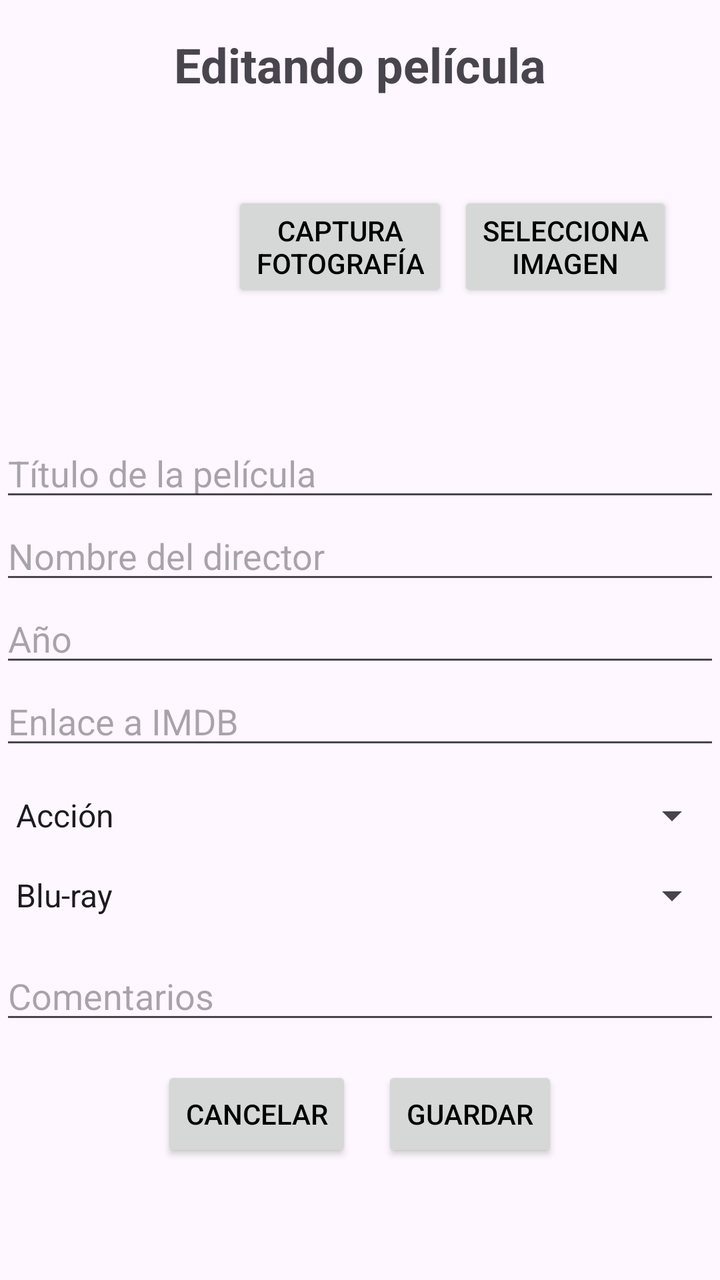
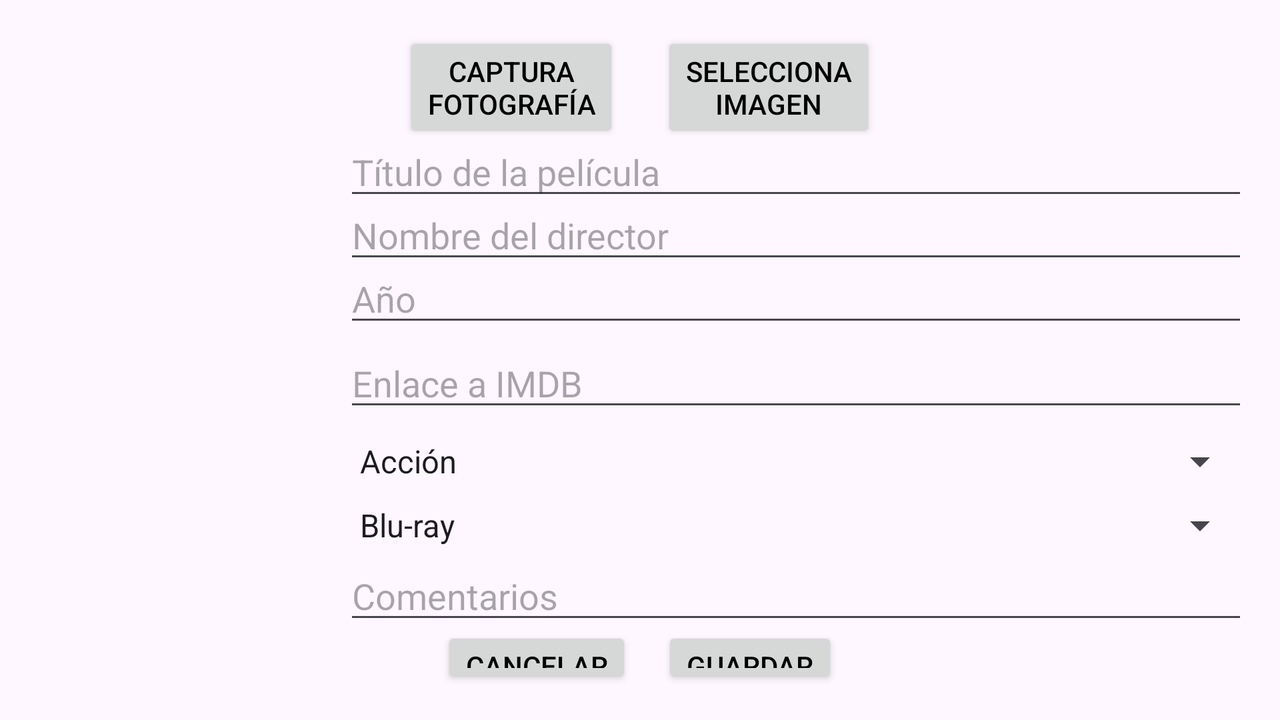

Compare how this app lays out the same screen by default and in its alternative resource folder. The renders come first, then the two layout files and the values they reference.
<!-- AndroidManifest.xml: application theme Theme.Filmoteca -->
<!-- res/layout/activity_film_edit.xml -->
<?xml version="1.0" encoding="utf-8"?>
<androidx.constraintlayout.widget.ConstraintLayout xmlns:android="http://schemas.android.com/apk/res/android"
    xmlns:app="http://schemas.android.com/apk/res-auto"
    xmlns:tools="http://schemas.android.com/tools"
    android:id="@+id/main"
    android:layout_width="match_parent"
    android:layout_height="match_parent"
    tools:context=".FilmEditActivity">

    <TextView
        android:id="@+id/textView3"
        android:layout_width="wrap_content"
        android:layout_height="wrap_content"
        android:text="@string/title_edit_movie"
        android:textSize="24sp"
        android:textStyle="bold"
        app:layout_constraintTop_toTopOf="parent"
        app:layout_constraintStart_toStartOf="parent"
        app:layout_constraintEnd_toEndOf="parent"
        android:layout_marginTop="16dp"
        android:layout_marginBottom="16dp" />

    
    <LinearLayout
        android:id="@+id/linearLayoutImageButtons"
        android:layout_width="0dp"
        android:layout_height="wrap_content"
        android:orientation="horizontal"
        android:gravity="center_vertical"
        app:layout_constraintTop_toBottomOf="@id/textView3"
        app:layout_constraintStart_toStartOf="parent"
        app:layout_constraintEnd_toEndOf="parent"
        android:layout_marginBottom="16dp">

        
        <ImageView
            android:id="@+id/imageViewPoster"
            android:layout_width="100dp"
            android:layout_height="150dp"
            android:layout_marginEnd="16dp"
            android:src="@drawable/tigre"
            android:contentDescription="Imagen del cartel" />

        
        <LinearLayout
            android:layout_width="wrap_content"
            android:layout_height="wrap_content"
            android:orientation="horizontal">

            <Button
                android:id="@+id/buttonTakePhoto"
                android:layout_width="wrap_content"
                android:layout_height="wrap_content"
                android:text="@string/btn_take_photo"
                android:backgroundTint="#D6D7D7"
                android:textColor="#000000"/>

            <Button
                android:id="@+id/buttonSelectImage"
                android:layout_width="wrap_content"
                android:layout_height="wrap_content"
                android:text="@string/btn_select_image"
                android:backgroundTint="#D6D7D7"
                android:textColor="#000000"
                android:layout_marginStart="5dp"/>
        </LinearLayout>
    </LinearLayout>

    
    <EditText
        android:id="@+id/editTextTitle"
        android:layout_width="0dp"
        android:layout_height="wrap_content"
        android:hint="@string/hint_title"
        android:inputType="text"
        app:layout_constraintTop_toBottomOf="@id/linearLayoutImageButtons"
        app:layout_constraintStart_toStartOf="parent"
        app:layout_constraintEnd_toEndOf="parent"
        android:layout_marginTop="16dp"/>

    
    <EditText
        android:id="@+id/editTextDirector"
        android:layout_width="0dp"
        android:layout_height="wrap_content"
        android:hint="@string/hint_director"
        android:inputType="text"
        app:layout_constraintTop_toBottomOf="@id/editTextTitle"
        app:layout_constraintStart_toStartOf="parent"
        app:layout_constraintEnd_toEndOf="parent"/>

    
    <EditText
        android:id="@+id/editTextReleaseYear"
        android:layout_width="0dp"
        android:layout_height="wrap_content"
        android:hint="@string/hint_year"
        android:inputType="number"
        app:layout_constraintTop_toBottomOf="@id/editTextDirector"
        app:layout_constraintStart_toStartOf="parent"
        app:layout_constraintEnd_toEndOf="parent"/>

    
    <EditText
        android:id="@+id/editTextIMDBLink"
        android:layout_width="0dp"
        android:layout_height="wrap_content"
        android:hint="@string/hint_imdb_link"
        android:inputType="textUri"
        app:layout_constraintTop_toBottomOf="@id/editTextReleaseYear"
    app:layout_constraintStart_toStartOf="parent"
    app:layout_constraintEnd_toEndOf="parent"/>

    
    <Spinner
        android:id="@+id/spinnerGenre"
        android:layout_width="0dp"
        android:layout_height="wrap_content"
        app:layout_constraintTop_toBottomOf="@id/editTextIMDBLink"
        app:layout_constraintStart_toStartOf="parent"
        app:layout_constraintEnd_toEndOf="parent"
        android:layout_marginTop="16dp"
        android:entries="@array/genre_array"
        android:prompt="@string/genre_prompt"/>

    
    <Spinner
        android:id="@+id/spinnerFormat"
        android:layout_width="0dp"
        android:layout_height="wrap_content"
        app:layout_constraintTop_toBottomOf="@id/spinnerGenre"
        app:layout_constraintStart_toStartOf="parent"
        app:layout_constraintEnd_toEndOf="parent"
        android:layout_marginTop="16dp"
        android:entries="@array/format_array"
        android:prompt="@string/format_prompt"/>

    
    <EditText
        android:id="@+id/editTextNotes"
        android:layout_width="0dp"
        android:layout_height="wrap_content"
        android:hint="@string/hint_notes"
        android:inputType="textMultiLine"
        app:layout_constraintTop_toBottomOf="@id/spinnerFormat"
        app:layout_constraintStart_toStartOf="parent"
        app:layout_constraintEnd_toEndOf="parent"
        android:layout_marginTop="16dp"
        />

    
    <LinearLayout
        android:layout_width="match_parent"
        android:layout_height="wrap_content"
        android:orientation="horizontal"
        android:layout_marginTop="16dp"
        android:gravity="center"
        app:layout_constraintTop_toBottomOf="@id/editTextNotes">

        <Button
            android:id="@+id/button10"
            android:layout_width="wrap_content"
            android:layout_height="wrap_content"
            android:layout_marginEnd="15dp"
            android:text="@string/btn_cancel"
            android:backgroundTint="#D6D7D7"
            android:textColor="#000000"/>

        <Button
            android:id="@+id/button9"
            android:layout_width="wrap_content"
            android:layout_height="wrap_content"
            android:text="@string/btn_save"
            android:backgroundTint="#D6D7D7"
            android:textColor="#000000"/>
    </LinearLayout>

</androidx.constraintlayout.widget.ConstraintLayout>
<!-- resources referenced by this layout -->
<resources>
  <string-array name="format_array">
          <item>Blu-ray</item>
          <item>DVD</item>
          <item>Streaming</item>
          <item>VHS</item>
          
      </string-array>
  <string-array name="genre_array">
          <item>Acción</item>
          <item>Comedia</item>
          <item>Drama</item>
          <item>Fantasía</item>
          <item>Documental</item>
          
      </string-array>
  <string name="btn_cancel">CANCELAR</string>
  <string name="btn_save">GUARDAR</string>
  <string name="btn_select_image">SELECCIONA\nIMAGEN</string>
  <string name="btn_take_photo">CAPTURA\nFOTOGRAFÍA</string>
  <string name="format_prompt">Seleccione un formato</string>
  <string name="genre_prompt">Seleccione un género</string>
  <string name="hint_director">Nombre del director</string>
  <string name="hint_imdb_link">Enlace a IMDB</string>
  <string name="hint_notes">Comentarios</string>
  <string name="hint_title">Título de la película</string>
  <string name="hint_year">Año</string>
  <string name="title_edit_movie">Editando película</string>
  <style name="Theme.Filmoteca" parent="Base.Theme.Filmoteca" />
  <style name="Base.Theme.Filmoteca" parent="Theme.Material3.DayNight.NoActionBar">
          
          
          <item name="colorPrimary">#d6d7d7</item>
  
      </style>
</resources>
<!-- res/layout-land/activity_film_edit.xml (the author's variant of the layout above) -->
<!-- drawn on the phone turned sideways -->
<?xml version="1.0" encoding="utf-8"?>
<LinearLayout xmlns:android="http://schemas.android.com/apk/res/android"
    xmlns:app="http://schemas.android.com/apk/res-auto"
    xmlns:tools="http://schemas.android.com/tools"
    android:id="@+id/main"
    android:layout_width="match_parent"
    android:layout_height="match_parent"
    android:orientation="vertical"
    tools:context=".FilmEditActivity"
    android:padding="16dp">

    
    <LinearLayout
        android:layout_width="match_parent"
        android:layout_height="wrap_content"
        android:orientation="horizontal"
        android:gravity="center">

        <Button
            android:id="@+id/buttonTakePhoto"
            android:layout_width="wrap_content"
            android:layout_height="wrap_content"
            android:text="@string/btn_take_photo"
            android:backgroundTint="#D6D7D7"
            android:textColor="#000000"
            android:layout_marginEnd="16dp"/>

        <Button
            android:id="@+id/buttonSelectImage"
            android:layout_width="wrap_content"
            android:layout_height="wrap_content"
            android:text="@string/btn_select_image"
            android:backgroundTint="#D6D7D7"
            android:textColor="#000000"
            android:layout_marginStart="5dp"/>
    </LinearLayout>

    
    <LinearLayout
        android:id="@+id/linearLayoutImageAndData"
        android:layout_width="match_parent"
        android:layout_height="wrap_content"
        android:orientation="horizontal"
        android:gravity="center_vertical"
        android:layout_marginTop="-8dp">

        

        
        <ImageView
            android:id="@+id/imageViewPoster"
            android:layout_width="150dp"
            android:layout_height="200dp"
            android:layout_marginEnd="6dp"
            android:layout_marginTop="-80dp"
            android:contentDescription="Imagen del cartel"
            android:src="@drawable/tigre" />

        <LinearLayout
            android:layout_width="0dp"
            android:layout_height="wrap_content"
            android:orientation="vertical"
            android:layout_weight="1">

            
            <EditText
                android:id="@+id/editTextTitle"
                android:layout_width="match_parent"
                android:layout_height="wrap_content"
                android:hint="@string/hint_title"
                android:inputType="text"
                android:layout_marginBottom="-10dp"/>

            
            <EditText
                android:id="@+id/editTextDirector"
                android:layout_width="match_parent"
                android:layout_height="wrap_content"
                android:hint="@string/hint_director"
                android:inputType="text"
                android:layout_marginBottom="-10dp"/>

            
            <EditText
                android:id="@+id/editTextReleaseYear"
                android:layout_width="match_parent"
                android:layout_height="wrap_content"
                android:hint="@string/hint_year"
                android:inputType="number"
                android:layout_marginBottom="1dp"/>

            
            <EditText
                android:id="@+id/editTextIMDBLink"
                android:layout_width="match_parent"
                android:layout_height="wrap_content"
                android:hint="@string/hint_imdb_link"
                android:inputType="textUri"
                android:layout_marginBottom="8dp"/>

            
            <Spinner
                android:id="@+id/spinnerGenre"
                android:layout_width="match_parent"
                android:layout_height="wrap_content"
                android:entries="@array/genre_array"
                android:prompt="@string/genre_prompt"
                android:layout_marginBottom="8dp"/>

            
            <Spinner
                android:id="@+id/spinnerFormat"
                android:layout_width="match_parent"
                android:layout_height="wrap_content"
                android:entries="@array/format_array"
                android:prompt="@string/format_prompt"
                android:layout_marginBottom="1dp"/>

            
            <EditText
                android:id="@+id/editTextNotes"
                android:layout_width="match_parent"
                android:layout_height="wrap_content"
                android:hint="@string/hint_notes"
                android:inputType="textMultiLine"
                android:layout_marginBottom="16dp"/>
        </LinearLayout>
    </LinearLayout>

    
    <LinearLayout
        android:layout_width="match_parent"
        android:layout_height="wrap_content"
        android:layout_marginTop="-20dp"
        android:gravity="center"
        android:orientation="horizontal">

        <Button
            android:id="@+id/button10"
            android:layout_width="wrap_content"
            android:layout_height="wrap_content"
            android:layout_marginEnd="15dp"
            android:backgroundTint="#D6D7D7"
            android:text="@string/btn_cancel"
            android:textColor="#000000" />

        <Button
            android:id="@+id/button9"
            android:layout_width="wrap_content"
            android:layout_height="wrap_content"
            android:backgroundTint="#D6D7D7"
            android:text="@string/btn_save"
            android:textColor="#000000" />
    </LinearLayout>

</LinearLayout>
<!-- resources referenced by the variant -->
<!-- as the phone turned sideways resolves them -->
<resources>
  <string-array name="format_array">
          <item>Blu-ray</item>
          <item>DVD</item>
          <item>Streaming</item>
          <item>VHS</item>
          
      </string-array>
  <string-array name="genre_array">
          <item>Acción</item>
          <item>Comedia</item>
          <item>Drama</item>
          <item>Fantasía</item>
          <item>Documental</item>
          
      </string-array>
  <string name="btn_cancel">CANCELAR</string>
  <string name="btn_save">GUARDAR</string>
  <string name="btn_select_image">SELECCIONA\nIMAGEN</string>
  <string name="btn_take_photo">CAPTURA\nFOTOGRAFÍA</string>
  <string name="format_prompt">Seleccione un formato</string>
  <string name="genre_prompt">Seleccione un género</string>
  <string name="hint_director">Nombre del director</string>
  <string name="hint_imdb_link">Enlace a IMDB</string>
  <string name="hint_notes">Comentarios</string>
  <string name="hint_title">Título de la película</string>
  <string name="hint_year">Año</string>
  <style name="Theme.Filmoteca" parent="Base.Theme.Filmoteca" />
  <style name="Base.Theme.Filmoteca" parent="Theme.Material3.DayNight.NoActionBar">
          
          
          <item name="colorPrimary">#d6d7d7</item>
  
      </style>
</resources>
